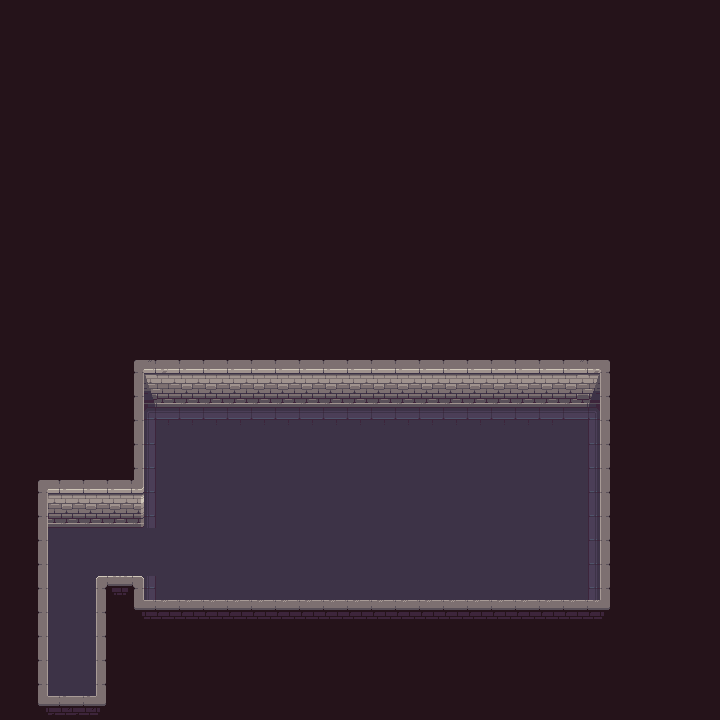

A level layout from a 2D game, rendered from its tile map. Below: a short description, then the map file with its tile-grid data intact:
An orthogonal 30x30 tile map with 24x24 px tiles, 2 tile layers (Ground, Wall), 3 tilesets.

<map version="1.10" tiledversion="1.11.2" orientation="orthogonal" renderorder="right-down" width="30" height="30" tilewidth="24" tileheight="24" infinite="0" nextlayerid="8" nextobjectid="4">
 <tileset firstgid="1" source="Base.tsx" />
 <tileset firstgid="106" source="Decor.tsx" />
 <tileset firstgid="148" source="Air.tsx" />
 <layer id="1" name="Ground" width="30" height="30">
  <data encoding="csv">
93,93,93,93,93,93,93,93,93,93,93,93,93,93,93,93,93,93,93,93,93,93,93,93,93,93,93,93,93,93,
93,93,93,93,93,93,93,93,93,93,93,93,93,93,93,93,93,93,93,93,93,93,93,93,93,93,93,93,93,93,
93,93,93,93,93,93,93,93,93,93,93,93,93,93,93,93,93,93,93,93,93,93,93,93,93,93,93,93,93,93,
93,93,93,93,93,93,93,93,93,93,93,93,93,93,93,93,93,93,93,93,93,93,93,93,93,93,93,93,93,93,
93,93,93,93,93,93,93,93,93,93,93,93,93,93,93,93,93,93,93,93,93,93,93,93,93,93,93,93,93,93,
93,93,93,93,93,93,93,93,93,93,93,93,93,93,93,93,93,93,93,93,93,93,93,93,93,93,93,93,93,93,
93,93,93,93,93,93,93,93,93,93,93,93,93,93,93,93,93,93,93,93,93,93,93,93,93,93,93,93,93,93,
93,93,93,93,93,93,93,93,93,93,93,93,93,93,93,93,93,93,93,93,93,93,93,93,93,93,93,93,93,93,
93,93,93,93,93,93,93,93,93,93,93,93,93,93,93,93,93,93,93,93,93,93,93,93,93,93,93,93,93,93,
93,93,93,93,93,93,93,93,93,93,93,93,93,93,93,93,93,93,93,93,93,93,93,93,93,93,93,93,93,93,
93,93,93,93,93,93,93,93,93,93,93,93,93,93,93,93,93,93,93,93,93,93,93,93,93,93,93,93,93,93,
93,93,93,93,93,93,93,93,93,93,93,93,93,93,93,93,93,93,93,93,93,93,93,93,93,93,93,93,93,93,
93,93,93,93,93,93,93,93,93,93,93,93,93,93,93,93,93,93,93,93,93,93,93,93,93,93,93,93,93,93,
93,93,93,93,93,93,93,93,93,93,93,93,93,93,93,93,93,93,93,93,93,93,93,93,93,93,93,93,93,93,
93,93,93,93,93,93,93,93,93,93,93,93,93,93,93,93,93,93,93,93,93,93,93,93,93,93,93,93,93,93,
93,93,93,93,93,18,19,25,25,25,25,25,25,25,25,25,25,25,25,25,25,25,25,25,26,27,93,93,93,93,
93,93,93,93,93,63,34,40,40,40,40,40,40,40,40,40,40,40,40,40,40,40,40,40,41,72,93,93,93,93,
93,93,93,93,93,48,49,50,50,50,50,50,50,50,50,50,50,50,50,50,50,50,50,50,56,72,93,93,93,93,
93,93,93,93,93,48,64,70,70,70,70,70,70,70,70,70,70,70,70,70,70,70,70,70,71,72,93,93,93,93,
93,93,93,93,93,48,64,70,70,70,70,70,70,70,70,70,70,70,70,70,70,70,70,70,71,72,93,93,93,93,
93,18,20,20,20,21,64,70,70,70,70,70,70,70,70,70,70,70,70,70,70,70,70,70,71,72,93,93,93,93,
93,33,35,35,35,36,64,70,70,70,70,70,70,70,70,70,70,70,70,70,70,70,70,70,71,72,93,93,93,93,
93,33,66,66,66,66,66,70,70,70,70,70,70,70,70,70,70,70,70,70,70,70,70,70,71,72,93,93,93,93,
93,33,67,67,66,66,66,70,70,70,70,70,70,70,70,70,70,70,70,70,70,70,70,70,71,72,93,93,93,93,
93,33,67,67,84,81,64,70,70,70,70,70,70,70,70,70,70,70,70,70,70,70,68,68,71,72,101,93,93,93,
93,33,67,67,57,96,80,80,80,80,80,80,80,80,80,80,80,80,80,80,80,80,80,80,80,99,101,93,93,93,
93,33,67,67,57,93,93,93,93,93,93,93,93,93,93,101,101,101,101,101,93,93,93,93,93,93,93,93,93,93,
93,33,67,67,57,93,93,93,93,93,93,93,93,93,93,93,93,93,93,93,93,93,93,93,93,93,93,93,93,93,
93,33,67,67,57,93,93,93,93,93,93,93,93,93,93,93,93,93,93,93,93,93,93,93,93,93,93,93,93,93,
93,96,98,98,99,93,93,93,93,93,93,93,93,93,93,93,93,93,93,93,93,93,93,93,93,93,93,93,93,93
</data>
 </layer>
 <layer id="7" name="Wall" width="30" height="30" opacity="0">
  <data encoding="csv">
0,0,0,0,0,0,0,0,0,0,0,0,0,0,0,0,0,0,0,0,0,0,0,0,0,0,0,0,0,0,
0,0,0,0,0,0,0,0,0,0,0,0,0,0,0,0,0,0,0,0,0,0,0,0,0,0,0,0,0,0,
0,0,0,0,0,0,0,0,0,0,0,0,0,0,0,0,0,0,0,0,0,0,0,0,0,0,0,0,0,0,
0,0,0,0,0,0,0,0,0,0,0,0,0,0,0,0,0,0,0,0,0,0,0,0,0,0,0,0,0,0,
0,0,0,0,0,0,0,0,0,0,0,0,0,0,0,0,0,0,0,0,0,0,0,0,0,0,0,0,0,0,
0,0,0,0,0,0,0,0,0,0,0,0,0,0,0,0,0,0,0,0,0,0,0,0,0,0,0,0,0,0,
0,0,0,0,0,0,0,0,0,0,0,0,0,0,0,0,0,0,0,0,0,0,0,0,0,0,0,0,0,0,
0,0,0,0,0,0,0,0,0,0,0,0,0,0,0,0,0,0,0,0,0,0,0,0,0,0,0,0,0,0,
0,0,0,0,0,0,0,0,0,0,0,0,0,0,0,0,0,0,0,0,0,0,0,0,0,0,0,0,0,0,
0,0,0,0,0,0,0,0,0,0,0,0,0,0,0,0,0,0,0,0,0,0,0,0,0,0,0,0,0,0,
0,0,0,0,0,0,0,0,0,0,0,0,0,0,0,0,0,0,0,0,0,0,0,0,0,0,0,0,0,0,
0,0,0,0,0,0,0,0,0,0,0,0,0,0,0,0,0,0,0,0,0,0,0,0,0,0,0,0,0,0,
0,0,0,0,0,0,0,0,0,0,0,0,0,0,0,0,0,0,0,0,0,0,0,0,0,0,0,0,0,0,
0,0,0,0,0,0,0,0,0,0,0,0,0,0,0,0,0,0,0,0,0,0,0,0,0,0,0,0,0,0,
0,0,0,0,0,0,0,0,0,0,0,0,0,0,0,0,0,0,0,0,0,0,0,0,0,0,0,0,0,0,
0,0,0,0,0,148,148,148,148,148,148,148,148,148,148,148,148,148,148,148,148,148,148,148,148,148,0,0,0,0,
0,0,0,0,0,148,0,0,0,0,0,0,0,0,0,0,0,0,0,0,0,0,0,0,0,148,0,0,0,0,
0,0,0,0,0,148,0,0,0,0,0,0,0,0,0,0,0,0,0,0,0,0,0,0,0,148,0,0,0,0,
0,0,0,0,0,148,0,0,0,0,0,0,0,0,0,0,0,0,0,0,0,0,0,0,0,148,0,0,0,0,
0,0,0,0,0,148,0,0,0,0,0,0,0,0,0,0,0,0,0,0,0,0,0,0,0,148,0,0,0,0,
0,148,148,148,148,148,0,0,0,0,0,0,0,0,0,0,0,0,0,0,0,0,0,0,0,148,0,0,0,0,
0,148,0,0,0,0,0,0,0,0,0,0,0,0,0,0,0,0,0,0,0,0,0,0,0,148,0,0,0,0,
0,148,0,0,0,0,0,0,0,0,0,0,0,0,0,0,0,0,0,0,0,0,0,0,0,148,0,0,0,0,
0,148,0,0,0,0,0,0,0,0,0,0,0,0,0,0,0,0,0,0,0,0,0,0,0,148,0,0,0,0,
0,148,0,0,148,148,0,0,0,0,0,0,0,0,0,0,0,0,0,0,0,0,0,0,0,148,0,0,0,0,
0,148,0,0,148,148,148,148,148,148,148,148,148,148,148,148,148,148,148,148,148,148,148,148,148,148,0,0,0,0,
0,148,0,0,148,0,0,0,0,0,0,0,0,0,0,0,0,0,0,0,0,0,0,0,0,0,0,0,0,0,
0,148,0,0,148,0,0,0,0,0,0,0,0,0,0,0,0,0,0,0,0,0,0,0,0,0,0,0,0,0,
0,148,0,0,148,0,0,0,0,0,0,0,0,0,0,0,0,0,0,0,0,0,0,0,0,0,0,0,0,0,
0,148,148,148,148,0,0,0,0,0,0,0,0,0,0,0,0,0,0,0,0,0,0,0,0,0,0,0,0,0
</data>
 </layer>
</map>
